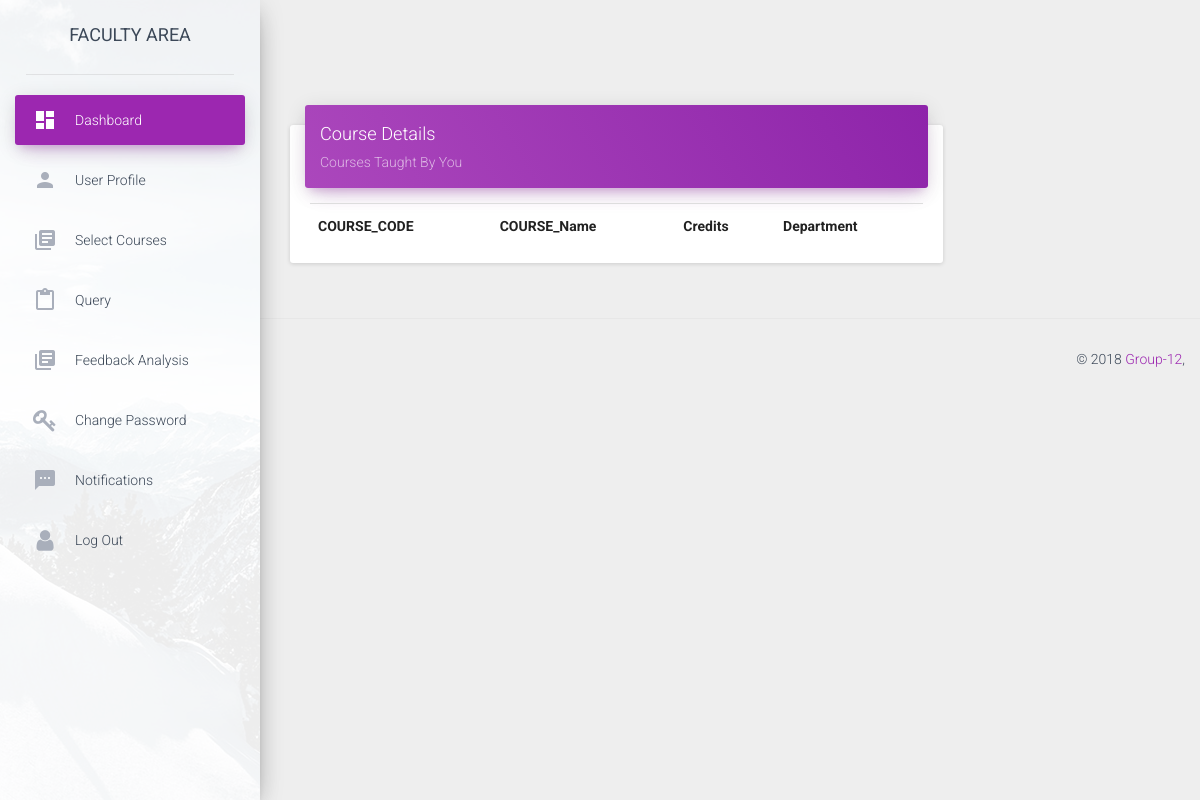
The app's page /facultydashboard/iit2016047 (signed in), older data.
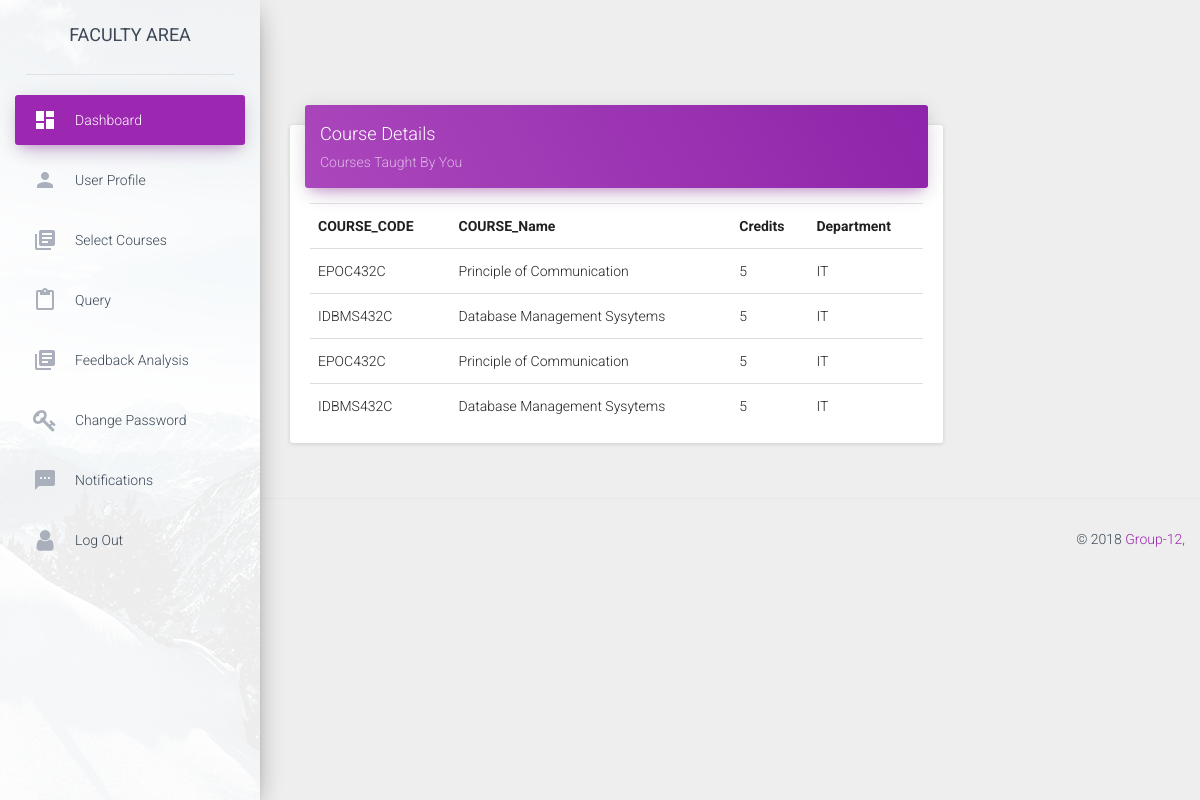
The same page, newer data.
### app.py (models this page shows)
class courses(db.Model):
	__tablename__ = 'courses'
	column_display_pk = True
	course_code = db.Column(db.String(20), primary_key=True)
	course_name = db.Column(db.String(40))
	credits = db.Column(db.Integer)
	semester = db.Column(db.Integer)
	department = db.Column(db.String(40))

### app.py (the view)
@app.route('/facultydashboard/<id>')
def facultydashboard(id):
	global current,type1
	if session.get('logged_in') and id == current:
		conn = sqlite3.connect('students.sqlite3')
		cur = conn.cursor()
		cur.execute("SELECT * FROM users WHERE username = (?)",(id,))
		users = cur.fetchone()
		cur.execute("SELECT courses.course_code,course_name,credits,department FROM users_courses,courses WHERE useremail = (?) and users_courses.course_code = courses.course_code",(id+"@iiita.ac.in",))
		courses = cur.fetchall()
		print (users)
		print (courses)
		cur = conn.cursor()
		cur.execute("SELECT * FROM query WHERE useremail = (?) and seen = (?) and reply_to_query!=(?)",(id+"@iiita.ac.in",0,"None",))
		notifications = cur.fetchall()
		if notifications==[]:
			notifications=None
		conn.close()
		return render_template("facultydashboard.html",type1=type1,users=users,notifications=notifications,courses = courses)
	return redirect(url_for('login'))

### templates/facultydashboard.html (shortened to what the changed rows need)
<!doctype html>
<html lang="en">
<head>
    <link href="../static/css/bootstrap.min.css" rel="stylesheet" />
    <link href="../static/css/material-dashboard.css?v=1.2.0" rel="stylesheet" />
    <link href="../static/css/demo.css" rel="stylesheet" />
    <link href="http://maxcdn.bootstrapcdn.com/font-awesome/latest/css/font-awesome.min.css" rel="stylesheet">
</head>
<body>
	<div class="wrapper">
        <div class="main-panel">
            <div class="content">
                <div class="container-fluid">
                    <div class="row">
                        <div class="col-md-9">
                            <div class="card">
                                <div class="card-content table-responsive">
                                    <table class="table">
                                          <tr>
                                            <th>COURSE_CODE</th>
                                            <th>COURSE_Name</th>
                                            <th>Credits</th>
                                            <th>Department</th>
                                          </tr>
                                            {% for item in courses %}
                                            <tr>
                                                <td>{{item[0]}}</td>
                                                <td>{{item[1]}}</td>
                                                <td>{{item[2]}}</td>
                                                <td>{{item[3]}}</td>
                                            </tr>
                                            {% endfor %}
                                    </table>
                                </div>
                            </div>
                        </div>
                    </div>
                </div>
            </div>
        </div>
    </div>
	</body>
</html>

Row changes from the older to the newer data that the page shows:
now on this page (row edited): courses: course_code "EPOC432C", course_name "Principle of Communication", credits "5", department "IT"
added courses: course_code "IDBMS432C", course_name "Database Management Sysytems", credits "5", department "IT"
